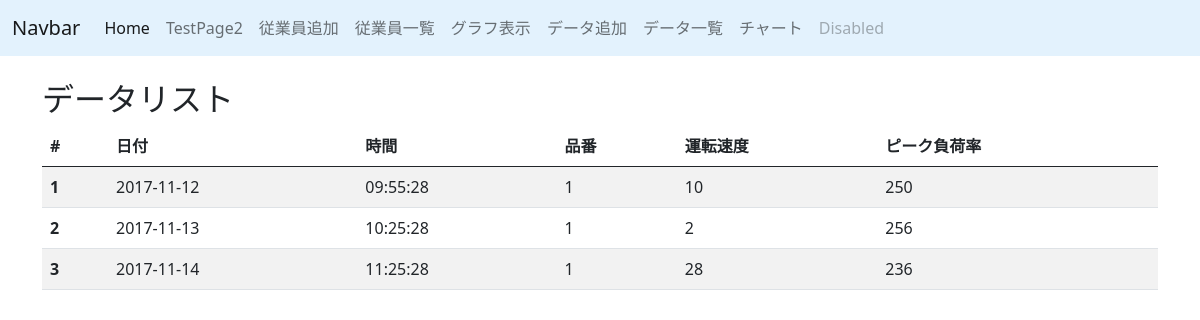
/sampledatalist, run on an earlier commit of the app's database.
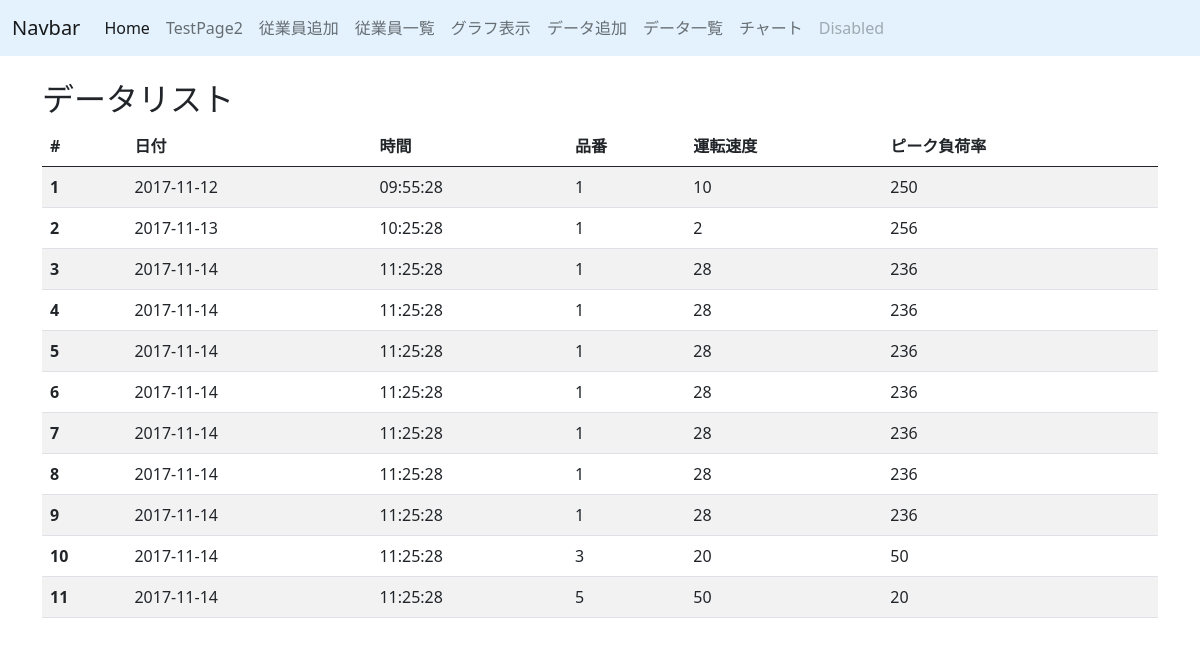
And on a later commit of the database.
### testapp/models/sampledata.py (models this page shows)
class Sampledata(db.Model):
    __tablename__ = 'sampledata'
    id = db.Column(db.Integer, primary_key=True)  # システムで使う番号
    getdate = db.Column(db.Date)  # 日付
    gettime = db.Column(db.Time)  # 時間
    speed = db.Column(db.Integer)  # 運転速度
    itemno = db.Column(db.Integer)  # 品番
    peak = db.Column(db.Integer)  # 社歴
    created_at = db.Column(db.DateTime, nullable=False, default=datetime.now)  # 作成日時
    updated_at = db.Column(db.DateTime, nullable=False, default=datetime.now, onupdate=datetime.now)  # 更新日時

### testapp/views.py (the view)
@app.route('/sampledatalist')
def data_list():
    sampledatalist = Sampledata.query.all()
    return render_template('testapp/sampledata_list.html', sampledatalist=sampledatalist)

### testapp/templates/testapp/sampledata_list.html
{% extends "testapp/layout.html" %}
{% block content %}
<div class="container mt-4">
    <h2>データリスト</h2>
    <table class="table table-striped">
        <thead>
            <tr>
              <th scope="col">#</th>
              <th scope="col">日付</th>
              <th scope="col">時間</th>
              <th scope="col">品番</th>
              <th scope="col">運転速度</th>
              <th scope="col">ピーク負荷率</th>
            </tr>
          </thead>
          <tbody>
            {% for sampledata in sampledatalist %}
            <tr>
              <th scope="row">{{ sampledata.id }}</th>
              <td>{{ sampledata.getdate }}</td>
              <td>{{ sampledata.gettime }}</td>
              <td>{{ sampledata.itemno }}</td>
              <td>{{ sampledata.speed }}</td>
              <td>{{ sampledata.peak }}</td>
            </tr>
            {% endfor %}
          </tbody>
    </table>
</div>
{% endblock %}

### testapp/templates/testapp/layout.html (shortened to what this page needs)
<!DOCTYPE html>
<html lang="ja">
<head>
    <link href="https://cdn.jsdelivr.net/npm/bootstrap@5.0.2/dist/css/bootstrap.min.css" rel="stylesheet">
</head>
<body>
    <nav class="navbar navbar-expand-lg navbar-light" style="background-color: #e3f2fd;">
        <div class="container-fluid">
          <a class="navbar-brand" href="#">Navbar</a>
          <div class="collapse navbar-collapse" id="navbarNavAltMarkup">
            <div class="navbar-nav">
              <a class="nav-link active" aria-current="page" href="/">Home</a>
              <a class="nav-link" href="/test">TestPage2</a>
              <a class="nav-link" href="/add_employee">従業員追加</a>
              <a class="nav-link" href="/employees">従業員一覧</a>
              <a class="nav-link" href="/graph">グラフ表示</a>
              <a class="nav-link" href="/add_sampledata">データ追加</a>
              <a class="nav-link" href="/sampledatalist">データ一覧</a>
              <a class="nav-link" href="/linechart">チャート</a>
              <a class="nav-link disabled" href="#" tabindex="-1" aria-disabled="true">Disabled</a>
            </div>
          </div>
        </div>
      </nav>
    {% block content %}
    {% endblock %}
</body>
</html>

What changed in the data, as far as the page shows it:
added Sampledata: id "4", getdate "2017-11-14", gettime "11:25:28", itemno "1", speed "28", peak "236"
added Sampledata: id "5", getdate "2017-11-14", gettime "11:25:28", itemno "1", speed "28", peak "236"
added Sampledata: id "6", getdate "2017-11-14", gettime "11:25:28", itemno "1", speed "28", peak "236"
added Sampledata: id "7", getdate "2017-11-14", gettime "11:25:28", itemno "1", speed "28", peak "236"
added Sampledata: id "8", getdate "2017-11-14", gettime "11:25:28", itemno "1", speed "28", peak "236"
added Sampledata: id "9", getdate "2017-11-14", gettime "11:25:28", itemno "1", speed "28", peak "236"
added Sampledata: id "10", getdate "2017-11-14", gettime "11:25:28", itemno "3", speed "20", peak "50"
added Sampledata: id "11", getdate "2017-11-14", gettime "11:25:28", itemno "5", speed "50", peak "20"
